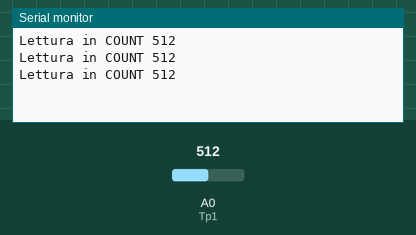
Simulated run of this sketch. Board: Arduino Uno, built with avr-gcc and run on an emulated ATmega328P. Parts: the last lines printed to the serial monitor. Inputs (shaded band) come from the test bench; at power-on: A0 (Tp1) = 512.

Above: at 1.3 s.
1.4 s: A0 (Tp1) set to 716
At 1.9 s:
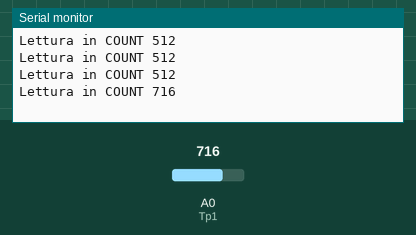
2.9 s: A0 (Tp1) set to 900
At 3.4 s:
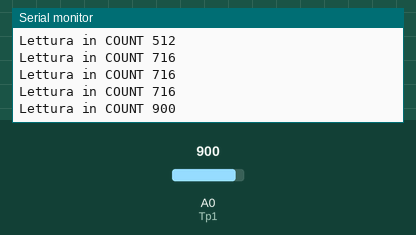
Timing chart, 0 to 5.9 s (numbered marks = the images above; inputs shaded):
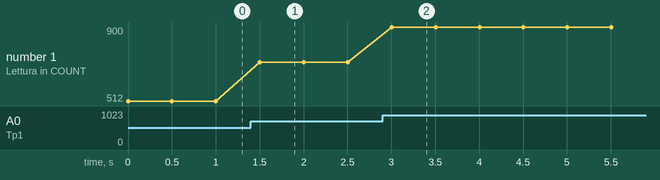

Measured:
- after the input at 1.4 s, the serial monitor: prints a new line after 0.10 s (image 1)
- after the input at 2.9 s, the serial monitor: prints a new line after 0.10 s (image 2)
- plotted number 1: 512 → 716 after the input at 1.4 s, 716 → 900 after the input at 2.9 s

The sketch:

LeggeFotoresistenza-r00.ino
```cpp
// Programma per la lettura di una fotoresistena tramite un ingresso analogico

//Ricordate che nella definizione delle costanti non va messo il segno uguale fra
//il nome simbolico e il valore e non va messo il punto e virgola a fine riga

// Il valore assegnato alla costante Tp1 è 0
//perchè io ho usato per le prove l'ingresso analogico 0
#define Tp1 0

//Associo ad una costante la velocità di comunicazione della porta seriale
#define  VelocitaPortaSeriale 9600

//Ritardo fra una lettura e la successiva espresso in millesimi di secondo
#define ADCDelay 500

int ADCCount = 0; //Creo e inizializzo la variabile di appoggio per la lettura dell'ADC

void setup()
{
  Serial.begin(VelocitaPortaSeriale);
//Per semplificare il programma ho scelto di omettere il controllo della seriale
}

void loop()
{
  ADCCount = analogRead(Tp1); //leggo il Tp1 e metto il risultato in ADCCount
  Serial.print("Lettura in COUNT ");//mando sulla seriale l'inizio della riga
  Serial.println(ADCCount);//mando sulla seriale il valore letto e vado a capo

  delay(ADCDelay);//aspetto prima di ripetere il ciclo
}
```
